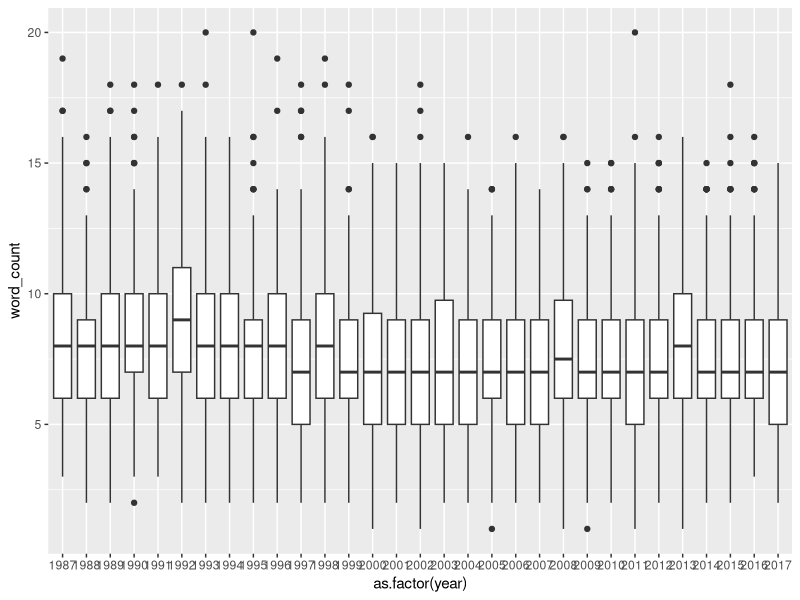
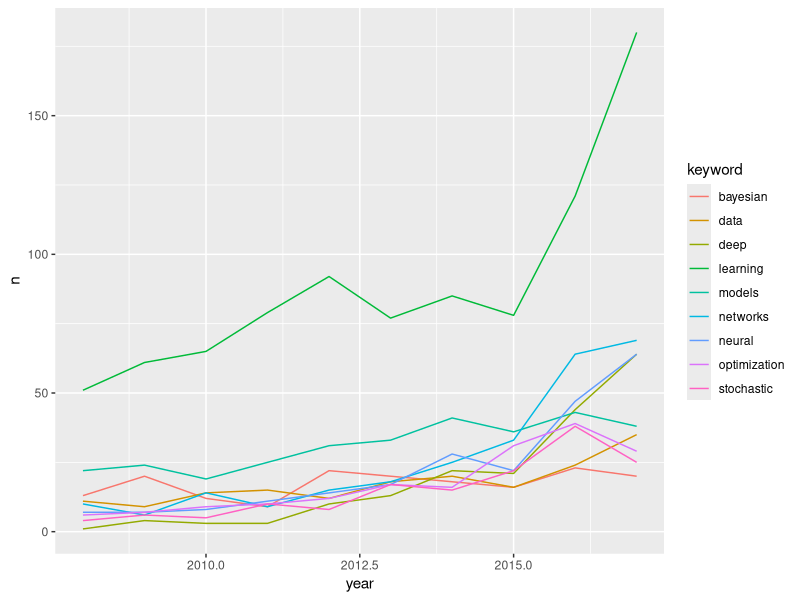
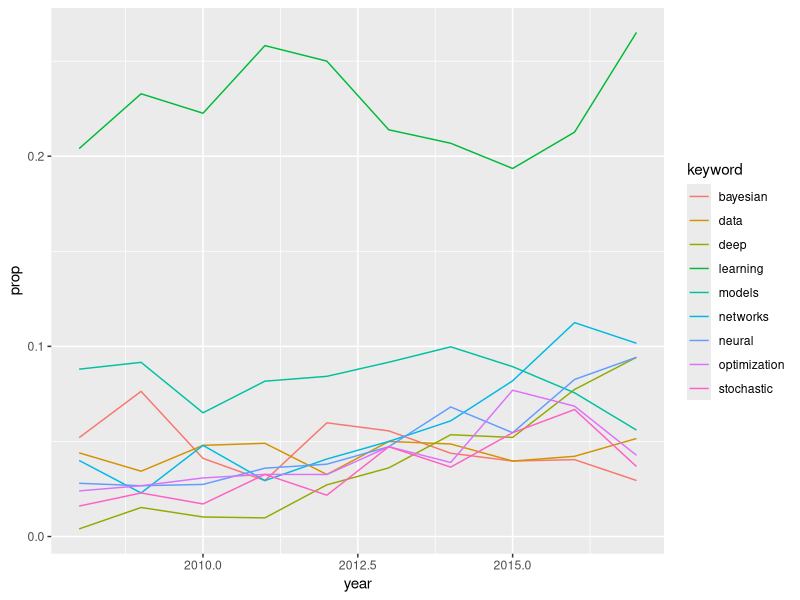

The R source for these figures, in order:
## ---- chunk 1
library(tibble)
library(tidyr)
library(tidyverse)
papers <- read_csv("data/nips-titles.csv",
                   col_types = cols_only(year = col_integer(),
                                         title = col_character()))
problems(papers)

(papers <- papers %>% mutate(word_count = str_count(title, "\\S+")))
ggplot(papers, aes(as.factor(year), word_count)) + geom_boxplot()
## ---- chunk 2
keywords <- tibble(keyword = c("bayesian", "data", "deep", "models", "networks", "neural", "learning", "optimization", "stochastic"))
keyword = c("bayesian", "data", "deep", "models", "networks", "neural", "learning", "optimization", "stochastic")
papers$title <- str_to_lower(papers$title)
(papers_keyword <- papers %>%
    crossing(tibble(keyword = keyword)) %>%
    mutate(keyword_in_title = str_detect(title, keyword)) %>%
    filter(year >= 2008) %>% 
    group_by(year, keyword) %>%
    summarize(n = sum(keyword_in_title)) %>%
    spread(keyword, n))
## ---- chunk 3
(papers_long <- pivot_longer(papers_keyword, cols = -year, names_to = "keyword", values_to = "n"))
ggplot(papers_long, aes(x = year, y = n, color = keyword)) + geom_line()
## ---- chunk 4
papers_year <- papers %>%
  group_by(year) %>%
  summarize(n_papers = n())
(papers_prop <- papers_keyword %>% left_join(papers_year, by = "year") %>% 
  pivot_longer(keyword, names_to = "keyword", values_to = "n") %>%
  mutate(prop = n/n_papers))
ggplot(papers_prop, aes(x = year, y = prop, color = keyword)) + geom_line()
